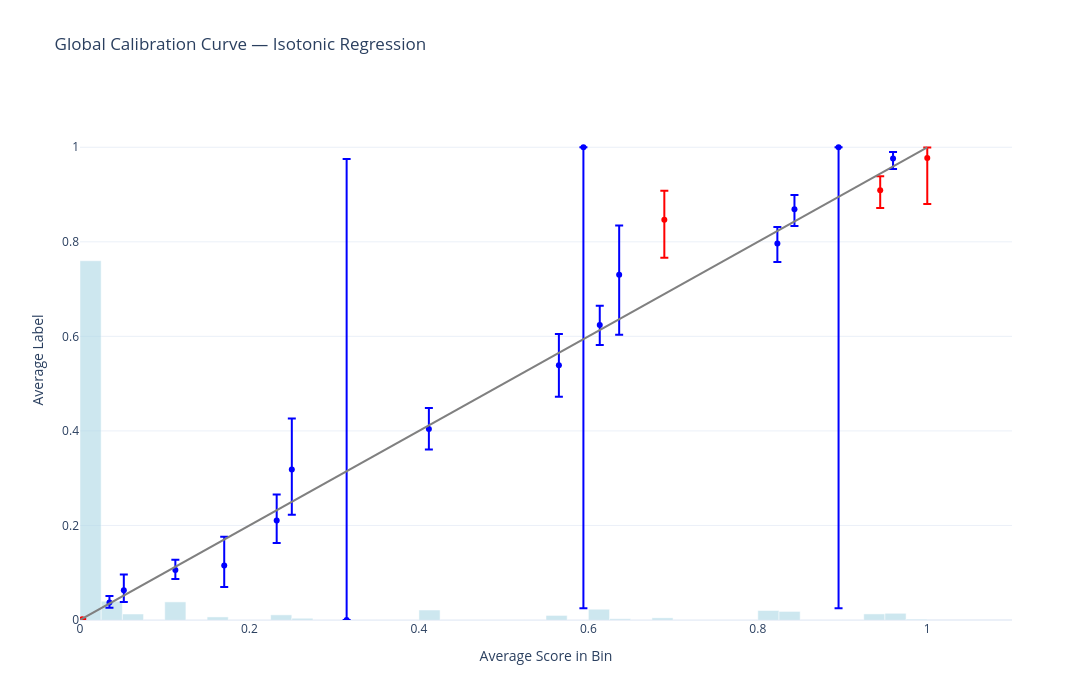

Here is the notebook cell this chart was saved with:
### Code cell
plotting.plot_global_calibration_curve(
    data=test_df,
    score_col=IR_SCORE_COLUMN,
    label_col=LABEL_COLUMN,
    num_bins=40,
).update_layout(title='Global Calibration Curve — Isotonic Regression', width=1200, height=700)

### Figure 1 — Plotly figure (JSON) as saved in the notebook; plotly's stock layout.template omitted (floating-point values rounded to 4 significant figures)
{"data": [{"error_y": {"array": [NaN, 0.014, 0.03349, NaN, 0.02173, NaN, 0.06083, NaN, NaN, 0.05455, 0.1079, NaN, 0.975, NaN, NaN, NaN, 0.04425, NaN, NaN, NaN, NaN, NaN, 0.06572, NaN, 0.04082, 0.1041, NaN, NaN, NaN, NaN, NaN, 0.03512, 0.03026, NaN, NaN, NaN, 0.01336], "arrayminus": [NaN, 0.01103, 0.02453, NaN, 0.01916, NaN, 0.04555, NaN, NaN, 0.04785, 0.09527, NaN, NaN, NaN, NaN, NaN, 0.04312, NaN, NaN, NaN, NaN, NaN, 0.06674, 0.975, 0.04217, 0.1267, NaN, NaN, NaN, NaN, NaN, 0.03881, 0.03538, NaN, 0.975, NaN, 0.02237], "color": "blue", "symmetric": false, "type": "data"}, "marker": {"color": "blue"}, "mode": "markers", "type": "scatter", "x": [NaN, 0.03477, 0.05172, NaN, 0.1126, NaN, 0.1702, NaN, NaN, 0.2321, 0.25, NaN, 0.3147, NaN, NaN, NaN, 0.4118, NaN, NaN, NaN, NaN, NaN, 0.5652, 0.5942, 0.6134, 0.6364, NaN, NaN, NaN, NaN, NaN, 0.8231, 0.8432, NaN, 0.8953, NaN, 0.9596], "y": [NaN, 0.03676, 0.06271, NaN, 0.1058, NaN, 0.1154, NaN, NaN, 0.2107, 0.3182, NaN, 0.0, NaN, NaN, NaN, 0.404, NaN, NaN, NaN, NaN, NaN, 0.5391, 1.0, 0.6239, 0.7302, NaN, NaN, NaN, NaN, NaN, 0.7963, 0.869, NaN, 1.0, NaN, 0.9764]}, {"error_y": {"array": [0.0006097, 0.06133, 0.02965, 0.02215], "arrayminus": [0.0005508, 0.0807, 0.0378, 0.09751], "color": "red", "symmetric": false, "type": "data"}, "marker": {"color": "red"}, "mode": "markers", "type": "scatter", "x": [0.002613, 0.6897, 0.9444, 1.0], "y": [0.001485, 0.8468, 0.9091, 0.9773]}, {"marker": {"color": "lightblue"}, "opacity": 0.6, "type": "bar", "width": 0.025, "x": [0.0125, 0.0375, 0.0625, 0.0875, 0.1125, 0.1375, 0.1625, 0.1875, 0.2125, 0.2375, 0.2625, 0.2875, 0.3125, 0.3375, 0.3625, 0.3875, 0.4125, 0.4375, 0.4625, 0.4875, 0.5125, 0.5375, 0.5625, 0.5875, 0.6125, 0.6375, 0.6625, 0.6875, 0.7125, 0.7375, 0.7625, 0.7875, 0.8125, 0.8375, 0.8625, 0.8875, 0.9125, 0.9375, 0.9625, 0.9875], "y": [0.76, 0.0398, 0.01267, 0.0, 0.03834, 0.0, 0.006522, 0.0, 0.0, 0.01091, 0.003679, 0.0, 4.181e-05, 0.0, 0.0, 0.0, 0.02111, 0.0, 0.0, 0.0, 0.0, 0.0, 0.009615, 4.181e-05, 0.02278, 0.002634, 0.0, 0.00464, 0.0, 0.0, 0.0, 0.0, 0.02011, 0.01819, 0.0, 4.181e-05, 0.0, 0.01288, 0.01417, 0.001839]}], "layout": {"height": 700, "shapes": [{"line": {"color": "Grey", "width": 2}, "type": "line", "x0": 0, "x1": 1, "y0": 0, "y1": 1}], "showlegend": false, "title": {"text": "Global Calibration Curve — Isotonic Regression"}, "width": 1200, "xaxis": {"range": [0, 1.1], "title": {"text": "Average Score in Bin"}}, "yaxis": {"range": [0, 1.1], "title": {"text": "Average Label"}}}}
